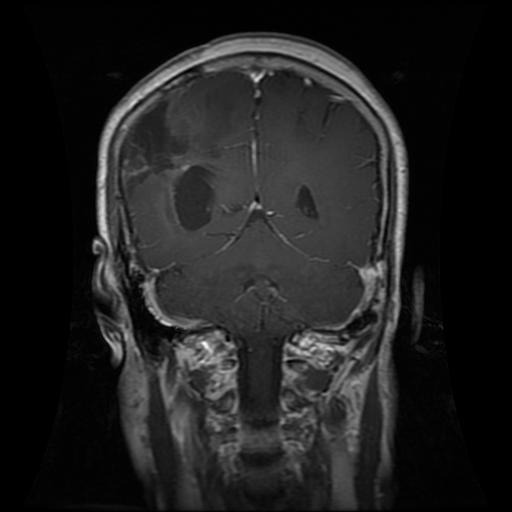
#> input picture Machine_Vision/Lecture_7/Tr-gl_0010.jpg, 512 x 512 px, found by its file name
$ python BrainMarkedPicture.py
#> lines starting #> are read from the running program, lines starting #| are printed output that depends on the picture
import google.genai as genai
import os
import cv2
import base64

class BrainTumorAnalyzer:
    def __init__(self, api_key):
        self.client = genai.Client(api_key=api_key)

    def preprocess_image(self, image_path):
        """Preprocess MRI image"""
#> called with image_path = 'Tr-gl_0010.jpg'
        img = cv2.imread(image_path, cv2.IMREAD_GRAYSCALE)
#> img is the input picture: shape (512, 512); min 0, max 255, mean 31.9

        if img is None:
            raise ValueError(f"Could not read image: {image_path}")

        # Apply CLAHE
        clahe = cv2.createCLAHE(clipLimit=2.0, tileGridSize=(8,8))
        enhanced = clahe.apply(img)
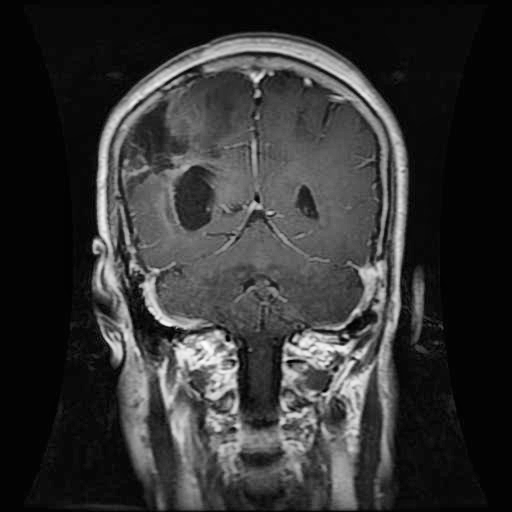
#> enhanced: shape (512, 512); min 0, max 255, mean 51.2

        # Denoise
        denoised = cv2.fastNlMeansDenoising(enhanced)

        # Save
        base, ext = os.path.splitext(image_path)
        processed_path = f"{base}_processed{ext}"
        cv2.imwrite(processed_path, denoised)

        return processed_path

    def mark_cancer_regions(self, image_path):
        """Draw markers on the processed image (placeholder example)"""
#> called with image_path = 'Tr-gl_0010_processed.jpg'
        img = cv2.imread(image_path)
#> img: shape (512, 512, 3); min 0, max 255, mean 51.2
        if img is None:
            return

        # Simulate marking cancerous regions
        # Replace these coordinates with actual tumor coordinates if available
        height, width = img.shape[:2]
#> height = 512; width = 512
        top_left = (int(width*0.3), int(height*0.3))
#> top_left = (153, 153)
        bottom_right = (int(width*0.6), int(height*0.6))
#> bottom_right = (307, 307)

        cv2.rectangle(img, top_left, bottom_right, (0,0,255), 2)  # red rectangle
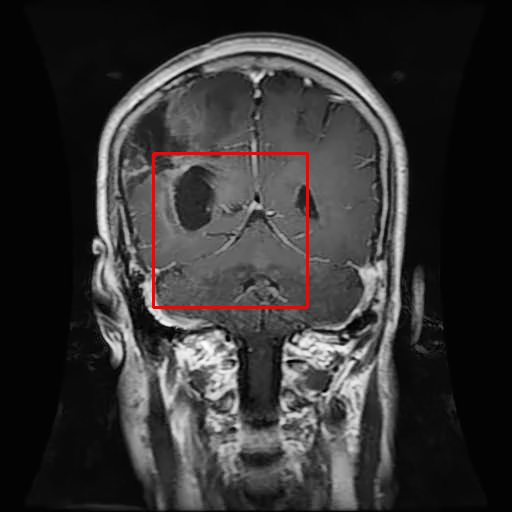
#> img: shape (512, 512, 3); mean B, G, R 50.5, 50.5, 52.3

        marked_path = image_path.replace("_processed", "_marked")
        cv2.imwrite(marked_path, img)
        return marked_path

    def analyze_mri(self, image_path, preprocess=True):
        """Analyze MRI image for tumor/cancer detection and suggest treatment plan"""
        try:
            if preprocess:
                print("Preprocessing image...")
                image_to_analyze = self.preprocess_image(image_path)
            else:
                image_to_analyze = image_path

            print(f"Reading: {image_to_analyze}")

            # Read image bytes
            with open(image_to_analyze, 'rb') as f:
                image_bytes = f.read()

            # Convert to base64
            image_b64 = base64.b64encode(image_bytes).decode('utf-8')

            # Detect mime type
            ext = os.path.splitext(image_to_analyze)[1].lower()
            mime_type = 'image/jpeg' if ext in ['.jpg', '.jpeg'] else 'image/png'

            print("Sending to Gemini API...")

            prompt = """
            Analyze this brain MRI scan and provide a detailed report:

            1. **Image Quality & Type**: Assess clarity and modality
            2. **Anatomical Assessment**: Evaluate brain structures
            3. **Cancer Detection**: Identify any tumors or cancerous regions
            4. **Location & Characteristics**: Describe findings in detail (size, shape, intensity)
            5. **Clinical Impression**: Severity, likely diagnosis, and cancer grade if applicable
            6. **Treatment Plan**: Suggest appropriate medical steps, therapies, or surgeries


            MEDICAL DISCLAIMER: This is an AI screening tool for educational purposes.
            Always consult qualified radiologists, oncologists, and neurologists for diagnosis and treatment.
            """

            response = self.client.models.generate_content(
                model='models/gemma-3-1b-it',
                contents={
                    "parts": [
                        {"text": prompt},
                        {
                            "inline_data": {
                                "mime_type": mime_type,
                                "data": image_b64
                            }
                        }
                    ]
                }
            )

            # Mark cancerous regions
            marked_image_path = self.mark_cancer_regions(image_to_analyze)

            return {
                'success': True,
                'original_image': image_path,
                'processed_image': image_to_analyze if preprocess else None,
                'marked_image': marked_image_path,
                'analysis': response.text
            }

        except Exception as e:
            import traceback
            return {
                'success': False,
                'error': f"{type(e).__name__}: {str(e)}",
                'details': traceback.format_exc()
            }


if __name__ == "__main__":
    API_KEY = "AIzaSyCnOoXZjvVx1NKEGgB_R_sISz-dHphnUSM"

    analyzer = BrainTumorAnalyzer(API_KEY)

    print("🧠 Brain Tumor & Cancer MRI Analyzer")
    print("="*60)

    result = analyzer.analyze_mri("Tr-gl_0010.jpg", preprocess=True)

    if result['success']:
        print("\n✅ ANALYSIS REPORT")
        print("="*60)
        print(result['analysis'])
        print("="*60)
        print(f"\n📁 Files:")
        print(f"   Original: {result['original_image']}")
        if result['processed_image']:
            print(f"   Enhanced: {result['processed_image']}")
        if result.get('marked_image'):
            print(f"   Marked Cancer Regions: {result['marked_image']}")
    else:
        print(f"\n❌ ERROR: {result['error']}")
        print(f"\n{result['details']}")
